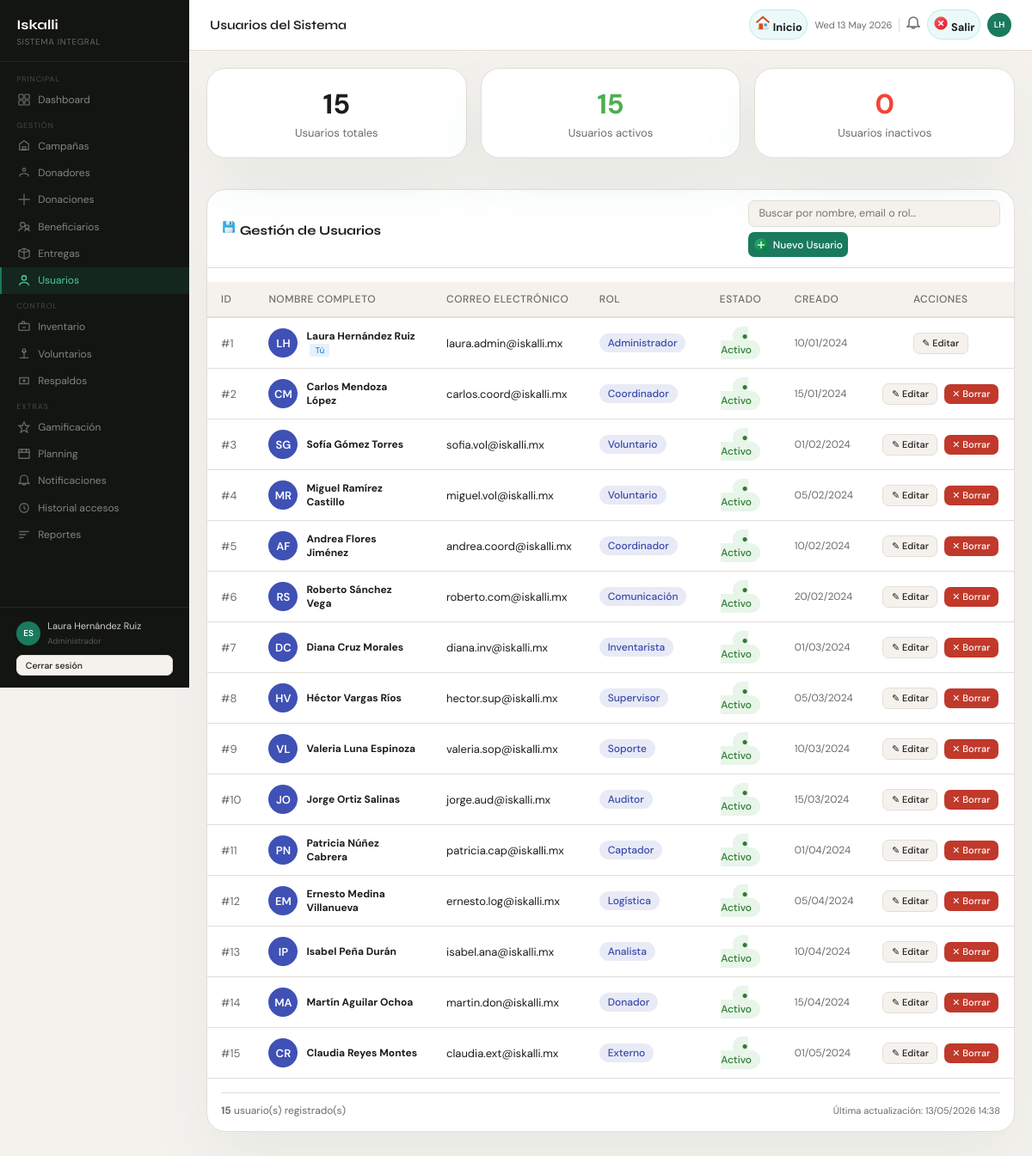
/index.php?pagina=usuarios (signed in), run on the app's committed database.
### tables this page shows
CREATE TABLE usuarios (
    id_usuario             INT          NOT NULL AUTO_INCREMENT,
    id_rol                 INT          NOT NULL,
    nombre                 VARCHAR(100) NOT NULL,
    apellido               VARCHAR(100) NOT NULL,
    email                  VARCHAR(150) NOT NULL,
    contrasena_hash        VARCHAR(255) NOT NULL,
    activo                 BOOLEAN      NOT NULL DEFAULT TRUE,
    intentos_fallidos      INT          NOT NULL DEFAULT 0,
    fecha_bloqueo_temporal DATETIME,
    ultimo_acceso          DATETIME,
    created_at             DATETIME     NOT NULL DEFAULT CURRENT_TIMESTAMP,
    PRIMARY KEY (id_usuario),
    UNIQUE KEY uq_usuario_email (email)
);

CREATE TABLE roles (
    id_rol      INT         NOT NULL AUTO_INCREMENT,
    nombre      VARCHAR(60) NOT NULL,
    descripcion TEXT,
    activo      BOOLEAN     NOT NULL DEFAULT TRUE,
    PRIMARY KEY (id_rol),
    UNIQUE KEY uq_rol_nombre (nombre)
);

### controllers/UsuariosController.php (called while the page is built, shortened)
<?php
require_once 'models/UsuarioModel.php';
class UsuariosController
{
    private UsuarioModel $modelo;
    public function __construct(PDO $conexion)
    {
        $this->modelo = new UsuarioModel($conexion);
    }
    public function index(): void
    {
        $this->listar();
    }
    private function listar(): void
    {
        $usuarios = $this->modelo->consultar();
        $total         = count($usuarios);
        $total_activos = $this->modelo->obtenerTotalActivos();
        require_once 'views/pages/UsuariosView.php';
    }
}

### models/UsuarioModel.php (called while the page is built, shortened)
<?php
class UsuarioModel
{
    private PDO $db;
    public function __construct(PDO $conexion)
    {
        $this->db = $conexion;
    }
    public function consultar(): array
    {
        $sql = "
            SELECT
                u.id_usuario,
                u.nombre,
                u.apellido,
                u.email,
                u.activo,
                u.intentos_fallidos,
                u.ultimo_acceso,
                u.created_at,
                r.nombre AS rol,
                r.id_rol
            FROM usuarios u
            LEFT JOIN roles r ON u.id_rol = r.id_rol
            ORDER BY u.id_usuario ASC
        ";
        $stmt = $this->db->query($sql);
        return $stmt ? $stmt->fetchAll(PDO::FETCH_ASSOC) : [];
    }
    public function obtenerTotalActivos(): int
    {
        $stmt = $this->db->query("SELECT COUNT(*) AS total FROM usuarios WHERE activo = 1");
        $row  = $stmt->fetch(PDO::FETCH_ASSOC);
        return (int)($row['total'] ?? 0);
    }
}

### functions.php (called while the page is built, shortened)
<?php
function e(string $string): string
{
    return htmlspecialchars($string, ENT_QUOTES, 'UTF-8');
}

### views/pages/UsuariosView.php (the view, shortened to what this page needs)
<?php require_once 'views/layouts/header.php'; ?>
<div style="display:flex;width:100%;">
  <?php require_once 'views/layouts/sidebar.php'; ?>
  <div class="main">
    <?php require_once 'views/layouts/topbar.php'; ?>
    <div class="content">
      <div style="display:flex;gap:16px;margin-bottom:24px;flex-wrap:wrap;">
        <div class="card" style="flex:1;min-width:150px;padding:20px;text-align:center;">
          <div style="font-size:32px;font-weight:700;color:var(--primary);"><?= $total ?></div>
          <div style="font-size:13px;color:var(--muted);margin-top:4px;">Usuarios totales</div>
        </div>
        <div class="card" style="flex:1;min-width:150px;padding:20px;text-align:center;">
          <div style="font-size:32px;font-weight:700;color:#4caf50;"><?= $total_activos ?></div>
          <div style="font-size:13px;color:var(--muted);margin-top:4px;">Usuarios activos</div>
        </div>
        <div class="card" style="flex:1;min-width:150px;padding:20px;text-align:center;">
          <div style="font-size:32px;font-weight:700;color:#f44336;"><?= $total - $total_activos ?></div>
          <div style="font-size:13px;color:var(--muted);margin-top:4px;">Usuarios inactivos</div>
        </div>
      </div>
      <div class="card">
        <div class="card-header">
          <h3>
            <img src="<?= BASE_URL ?>/public/iconos/icons8-guardar-50.png" alt="Usuarios" class="icon-img">
            Gestión de Usuarios
          </h3>
          <div class="toolbar">
            <input
              type="text"
              class="search-input"
              id="buscar-usuarios"
              placeholder="Buscar por nombre, email o rol…"
              oninput="filtrarTabla(this,'tabla-usuarios')"
            >
            <button class="btn btn-primary btn-icon" onclick="openModal('modal-crear-usuario')">
              <img src="<?= BASE_URL ?>/public/iconos/icons8-añadir-50.png" alt="Nuevo" class="icon-img">
              Nuevo Usuario
            </button>
          </div>
        </div>
        <div style="overflow-x:auto;margin-top:16px;">
          <table id="tabla-usuarios" style="width:100%;border-collapse:collapse;">
            <thead>
              <tr style="background:var(--surface,#f5f5f5);border-bottom:2px solid var(--border,#ddd);">
                <th style="padding:12px 16px;text-align:left;font-size:12px;text-transform:uppercase;letter-spacing:.5px;">ID</th>
                <th style="padding:12px 16px;text-align:left;font-size:12px;text-transform:uppercase;letter-spacing:.5px;">Nombre Completo</th>
                <th style="padding:12px 16px;text-align:left;font-size:12px;text-transform:uppercase;letter-spacing:.5px;">Correo Electrónico</th>
                <th style="padding:12px 16px;text-align:left;font-size:12px;text-transform:uppercase;letter-spacing:.5px;">Rol</th>
                <th style="padding:12px 16px;text-align:center;font-size:12px;text-transform:uppercase;letter-spacing:.5px;">Estado</th>
                <th style="padding:12px 16px;text-align:left;font-size:12px;text-transform:uppercase;letter-spacing:.5px;">Creado</th>
                <th style="padding:12px 16px;text-align:center;font-size:12px;text-transform:uppercase;letter-spacing:.5px;">Acciones</th>
              </tr>
            </thead>
            <tbody>
              <?php if (empty($usuarios)): ?>
                <tr>
                  <td colspan="7" style="padding:40px;text-align:center;color:var(--muted,#999);">
                    No hay usuarios registrados.
                    <a href="#" onclick="openModal('modal-crear-usuario');return false;" style="color:var(--primary);">
                      Crear el primero →
                    </a>
                  </td>
                </tr>
              <?php else: ?>
                <?php foreach ($usuarios as $u): ?>
                  <tr style="border-bottom:1px solid var(--border,#eee);" onmouseover="this.style.background='var(--surface,#fafafa)'" onmouseout="this.style.background=''">
                    <td style="padding:12px 16px;color:var(--muted,#999);font-size:13px;">#<?= e((string)$u['id_usuario']) ?></td>
                    <td style="padding:12px 16px;">
                      <div style="display:flex;align-items:center;gap:10px;">
                        <div style="width:34px;height:34px;border-radius:50%;background:var(--primary,#3f51b5);color:#fff;
                                    display:flex;align-items:center;justify-content:center;font-size:13px;font-weight:600;flex-shrink:0;">
                          <?= strtoupper(substr($u['nombre'], 0, 1) . substr($u['apellido'], 0, 1)) ?>
                        </div>
                        <div>
                          <strong><?= e($u['nombre']) ?> <?= e($u['apellido']) ?></strong>
                          <?php if ((int)$u['id_usuario'] === (int)$_SESSION['id_usuario']): ?>
                            <span style="background:#e3f2fd;color:#1976d2;font-size:10px;padding:1px 6px;border-radius:3px;margin-left:4px;">Tú</span>
                          <?php endif; ?>
                        </div>
                      </div>
                    </td>
                    <td style="padding:12px 16px;font-size:13px;"><?= e($u['email']) ?></td>
                    <td style="padding:12px 16px;">
                      <span style="background:#e8eaf6;color:#3949ab;padding:3px 10px;border-radius:12px;font-size:12px;font-weight:500;">
                        <?= e($u['rol'] ?: 'Sin rol') ?>
                      </span>
                    </td>
                    <td style="padding:12px 16px;text-align:center;">
                      <?php if ($u['activo']): ?>
                        <span style="background:#e8f5e9;color:#2e7d32;padding:3px 10px;border-radius:12px;font-size:12px;font-weight:500;">
                          ● Activo
                        </span>
                      <?php else: ?>
                        <span style="background:#fdecea;color:#c62828;padding:3px 10px;border-radius:12px;font-size:12px;font-weight:500;">
                          ● Inactivo
                        </span>
                      <?php endif; ?>
                    </td>
                    <td style="padding:12px 16px;font-size:12px;color:var(--muted,#999);">
                      <?= isset($u['created_at']) ? date('d/m/Y', strtotime($u['created_at'])) : '—' ?>
                    </td>
                    <td style="padding:12px 16px;text-align:center;white-space:nowrap;">
                      <a href="<?= BASE_URL ?>/index.php?pagina=usuarios&accion=editar&id=<?= e((string)$u['id_usuario']) ?>"
                         class="btn btn-secondary btn-sm"
                         title="Editar usuario"
                         style="margin:2px;">
                        ✎ Editar
                      </a>
                      <?php if ((int)$u['id_usuario'] !== (int)$_SESSION['id_usuario']): ?>
                        <a href="<?= BASE_URL ?>/index.php?pagina=usuarios&accion=borrar&id=<?= e((string)$u['id_usuario']) ?>"
                           class="btn btn-danger btn-sm"
                           title="Eliminar usuario"
                           style="margin:2px;"
                           onclick="return confirm('¿Eliminar a <?= e($u['nombre']) ?> <?= e($u['apellido']) ?>?\nEsta acción no se puede deshacer.');">
                          ✕ Borrar
                        </a>
                      <?php endif; ?>
                    </td>
                  </tr>
                <?php endforeach; ?>
              <?php endif; ?>
            </tbody>
          </table>
        </div>
        <div style="margin:16px;padding-top:12px;border-top:1px solid var(--border,#eee);
                    color:var(--muted,#999);font-size:12px;display:flex;justify-content:space-between;align-items:center;">
          <span><strong><?= $total ?></strong> usuario(s) registrado(s)</span>
          <span style="font-size:11px;">Última actualización: <?= date('d/m/Y H:i') ?></span>
        </div>
      </div>
    </div>
  </div>
</div>
<?php require_once 'views/layouts/footer.php'; ?>

### data on the page
usuarios: id_usuario "1", nombre+apellido "LH", nombre "Laura", apellido "Hernández Ruiz", shows "Tú", email "laura.admin@iskalli.mx", id_rol.nombre "Administrador", activo "● Activo", created_at "10/01/2024"
usuarios: id_usuario "2", nombre+apellido "CM", nombre "Carlos", apellido "Mendoza López", email "carlos.coord@iskalli.mx", id_rol.nombre "Coordinador", activo "● Activo", created_at "15/01/2024"
usuarios: id_usuario "3", nombre+apellido "SG", nombre "Sofía", apellido "Gómez Torres", email "sofia.vol@iskalli.mx", id_rol.nombre "Voluntario", activo "● Activo", created_at "01/02/2024"
usuarios: id_usuario "4", nombre+apellido "MR", nombre "Miguel", apellido "Ramírez Castillo", email "miguel.vol@iskalli.mx", id_rol.nombre "Voluntario", activo "● Activo", created_at "05/02/2024"
usuarios: id_usuario "5", nombre+apellido "AF", nombre "Andrea", apellido "Flores Jiménez", email "andrea.coord@iskalli.mx", id_rol.nombre "Coordinador", activo "● Activo", created_at "10/02/2024"
usuarios: id_usuario "6", nombre+apellido "RS", nombre "Roberto", apellido "Sánchez Vega", email "roberto.com@iskalli.mx", id_rol.nombre "Comunicación", activo "● Activo", created_at "20/02/2024"
usuarios: id_usuario "7", nombre+apellido "DC", nombre "Diana", apellido "Cruz Morales", email "diana.inv@iskalli.mx", id_rol.nombre "Inventarista", activo "● Activo", created_at "01/03/2024"
usuarios: id_usuario "8", nombre+apellido "HV", nombre "Héctor", apellido "Vargas Ríos", email "hector.sup@iskalli.mx", id_rol.nombre "Supervisor", activo "● Activo", created_at "05/03/2024"
usuarios: id_usuario "9", nombre+apellido "VL", nombre "Valeria", apellido "Luna Espinoza", email "valeria.sop@iskalli.mx", id_rol.nombre "Soporte", activo "● Activo", created_at "10/03/2024"
usuarios: id_usuario "10", nombre+apellido "JO", nombre "Jorge", apellido "Ortiz Salinas", email "jorge.aud@iskalli.mx", id_rol.nombre "Auditor", activo "● Activo", created_at "15/03/2024"
usuarios: id_usuario "11", nombre+apellido "PN", nombre "Patricia", apellido "Núñez Cabrera", email "patricia.cap@iskalli.mx", id_rol.nombre "Captador", activo "● Activo", created_at "01/04/2024"
usuarios: id_usuario "12", nombre+apellido "EM", nombre "Ernesto", apellido "Medina Villanueva", email "ernesto.log@iskalli.mx", id_rol.nombre "Logística", activo "● Activo", created_at "05/04/2024"
usuarios: id_usuario "13", nombre+apellido "IP", nombre "Isabel", apellido "Peña Durán", email "isabel.ana@iskalli.mx", id_rol.nombre "Analista", activo "● Activo", created_at "10/04/2024"
usuarios: id_usuario "14", nombre+apellido "MA", nombre "Martín", apellido "Aguilar Ochoa", email "martin.don@iskalli.mx", id_rol.nombre "Donador", activo "● Activo", created_at "15/04/2024"
usuarios: id_usuario "15", nombre+apellido "CR", nombre "Claudia", apellido "Reyes Montes", email "claudia.ext@iskalli.mx", id_rol.nombre "Externo", activo "● Activo", created_at "01/05/2024"

### other printed values
$_SESSION['usuario'] "Laura Hernández Ruiz"
$_SESSION['rol'] "Administrador"
$titulo_pagina "Usuarios del Sistema"
$iniciales "LH"
$total "15"
$total_activos "15"
$total - $total_activos "0"
